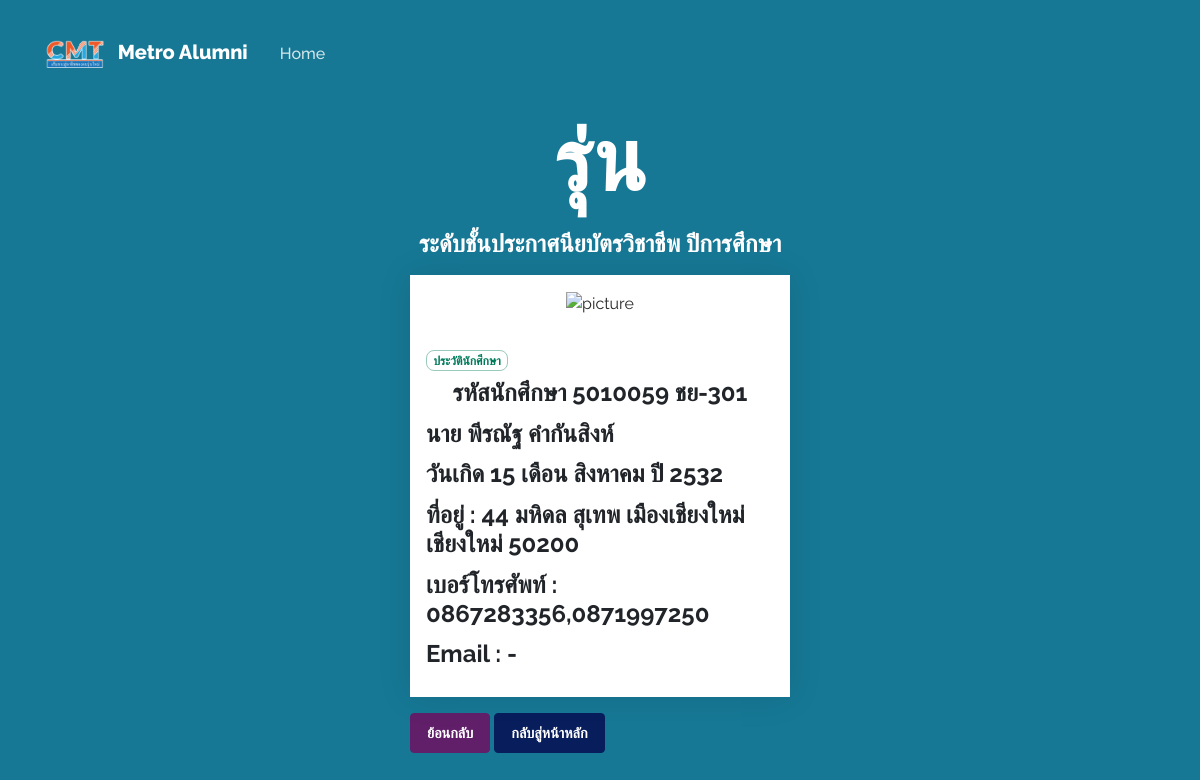
Page /detail-pvc.php?stid=5010059 on the committed database.
### tables this page shows
CREATE TABLE `tblstudentpvc` (
  `stid` varchar(7) NOT NULL,
  `fname` varchar(10) NOT NULL,
  `name` varchar(25) NOT NULL,
  `lname` varchar(25) NOT NULL,
  `nickname` varchar(20) NOT NULL,
  `stclass` varchar(10) NOT NULL,
  `birthday` date NOT NULL,
  `address` varchar(10) NOT NULL,
  `moo` varchar(10) NOT NULL,
  `road_name` varchar(50) NOT NULL,
  `tumbol` varchar(50) NOT NULL,
  `ampher` varchar(50) NOT NULL,
  `province` varchar(50) NOT NULL,
  `post` varchar(5) NOT NULL,
  `tel` varchar(30) NOT NULL,
  `hnumber` varchar(15) DEFAULT NULL,
  `fnumber` varchar(30) DEFAULT NULL,
  `idcard` varchar(13) DEFAULT NULL,
  `deg` varchar(1) DEFAULT NULL,
  `fsubject` varchar(50) DEFAULT NULL,
  `fschool` varchar(50) DEFAULT NULL,
  `status` varchar(1) NOT NULL,
  `version` varchar(20) DEFAULT NULL,
  `password` varchar(32) DEFAULT NULL,
  `work_add` varchar(255) DEFAULT NULL,
  `job` varchar(50) DEFAULT NULL,
  `email` varchar(50) DEFAULT NULL
);

### detail-pvc.php (the view, shortened to what this page needs)
<?php
  include 'connect.php';
  $version_name = mysqli_real_escape_string($connection, $_GET['version']);
  $version = mysqli_real_escape_string($connection, $_GET['version']);
  $year = mysqli_real_escape_string($connection, $_GET['year']);
  $stid = mysqli_real_escape_string($connection, $_GET['stid']);
  switch ($year) {
      case $year == 2554: $version = '2554'; break;
  }
  $query = "SELECT * FROM tblstudentpvc WHERE stid = '$stid' ORDER BY stid ASC";
  $query_run = mysqli_query($connection, $query);
  $row = mysqli_fetch_row($query_run);
  $str_sub = trim($row[1])." ";
  $birth_day = substr($row[6], 8);
  $birth_month = substr($row[6], 6, 1);
  $birth_years = substr($row[6], 0, 4);
  switch ($birth_month) {
    case $birth_month == 8: $birth_month = 'สิงหาคม'; break;
}
$years_int = (int)$birth_years;
$year_thai = $years_int + 543;
$address = $row[7]." ".$row[8]." ".$row[9]." ".$row[10]." ".$row[11]." ".$row[12]." ".$row[13];
$tel = $row[14];
$email = $row[26];
if ($email == null) {
  $email = " - ";
}
?>
<!DOCTYPE html>
<html lang="en">
  <head>
    <link rel="stylesheet" href="./assets/vendor/bootstrap/bootstrap.min.css">
		<link rel="stylesheet" href="./assets/css/lazy.css">
		<link rel="stylesheet" href="./assets/css/demo.css">
    <link rel="stylesheet" href="https://use.fontawesome.com/releases/v5.6.0/css/all.css">
    <link rel="stylesheet" href="assets/css/style.css">
  </head>
  <body class="index bg-info">
      <nav class="navbar navbar-expand-lg navbar-dark bg-info">
      <div class="container">
        <a class="navbar-brand" href="./"><img src="assets/img/cmt-icon.png" alt="Example Navbar 1" class="mr-2" height="60"> Metro Alumni </a>
        <div class="collapse navbar-collapse" id="navbarNavDropdown-7">
	        <ul class="navbar-nav">
            <li class="nav-item dropdown mx-2">
              <a class="nav-link" href="#" id="nav-inner-primary_dropdown_1" role="button" data-toggle="dropdown" aria-haspopup="true" aria-expanded="false">Home</a>
            </li>
          </ul>
        </div>
      </div>
    </nav>
    <div class="container">
      <div class="row">
        <div class="col-12 col-lg-8  offset-lg-2 text-center mb-2">
	          <div class="title">
	            <h3 class="display-2 text-white"> รุ่น <?php echo $version_name ?></h3>
	            <h4 class="text-white mt-3">ระดับชั้นประกาศนียบัตรวิชาชีพ ปีการศึกษา <?php echo $year ?></h4>
            </div>
        </div>
      </div>
    </div>
    <div class="row">
        <div class="col-md-4 mr-auto ml-auto">
          <div class="component">
            <div class="card">
                <div class="card-header mr-auto ml-auto">
                  <div class="img-fluid">
                    <img class="round" src="http://www.metro.ac.th/metroalumni/picalumnae/<?php echo $stid ?>.jpg" alt="picture" width="200px" height="200px">
                  </div>
                </div>
                <div class="card-body">
                    <span class="badge badge-success mb-2">ประวัตินักศึกษา</span>
                <h4 class="card-title text-center"> รหัสนักศึกษา <?php echo $row[0] ?> <?php echo $row[5] ?> </h4>
                <h4 class="card-title"> <?php echo $str_sub.$row[2].$row[3] ?> </h4>
                <h4 class="card-title"> วันเกิด <?php echo $birth_day ?> เดือน <?php echo $birth_month ?> ปี <?php echo $year_thai ?></h4>
                <h4 class="card-title"> ที่อยู่ : <?php echo $address ?></h4>
                <h4 class="card-title"> เบอร์โทรศัพท์ : <?php echo $tel ?></h4>
                <h4 class="card-title"> Email : <?php echo $email ?></h4>
            </div>
        </div>
        <a class="btn btn-primary text-white mt-3 mr-auto ml-auto" href="pvcinfo.php?pn=1&version=<?php echo $version?>&year="<?php echo $year?>>ย้อนกลับ</a>
        <a class="btn btn-secondary text-white mt-3 mr-auto ml-auto" href="index.php">กลับสู่หน้าหลัก</a>
    </div>
  </body>
</html>

### assets/css/lazy.css (style rules this page uses)
.bg-info { background-color:#167895 !important }
.btn,.navbar .navbar-nav>a.btn { font-weight:600;font-size:.9rem;border-radius:.25rem;padding:.5rem 1rem;-webkit-transition:all 150ms linear;-moz-transition:all 150ms linear;-o-transition:all 150ms linear;-ms-transition:all 150ms linear;transition:all 150ms linear }
.btn-primary { background-color:#611F6A;border:1px solid #611F6A }
.btn-secondary { background-color:#071D5C;border:1px solid #071D5C }
body { font-weight:400;font-family:"Raleway",sans-serif;color:#282828 }
h1,h2,h3,h4,h5,h6 { font-weight:700;color:#212529 }
.display-1,.display-2,.display-3,.display-4,.display-5,.display-6 { font-weight:800 }
.text-white { color:#fff !important }
.navbar { padding:1.2rem 1rem }
.navbar .navbar-brand { font-weight:800 }
.navbar .nav-link { font-weight:500;opacity:.9;filter:alpha(opacity=90) }
.navbar-dark .navbar-nav .nav-link { color:rgba(255,255,255,0.9) }
.badge { border-radius:.5rem;padding:.2rem .4rem }
.badge.badge-success { background-color:transparent;color:#007A5B;border:1px solid rgba(0,122,91,0.4) }
.card { border-radius:0;border:none;box-shadow:0 0 2rem rgba(0,0,0,0.1);transition:transform 800ms cubic-bezier(0.165, 0.84, 0.44, 1) }
.card .card-header,.card .card-footer { background-color:transparent;border:none;padding:1rem;border-radius:0rem }
.card .card-body { padding:1rem }

### assets/css/style.css (style rules this page uses)
a:link, a:visited, a:hover { text-decoration: none; }

### rows in the picture
tblstudentpvc: stid "5010059", stclass "ชย-301", fname "นาย", name "พีรณัฐ", lname "คำกันสิงห์", birthday "15", birthday "สิงหาคม", birthday "2532", address "44 มหิดล สุเทพ เมืองเชียงใหม่ เชียงใหม่ 50200", tel "0867283356,0871997250", email "-"
